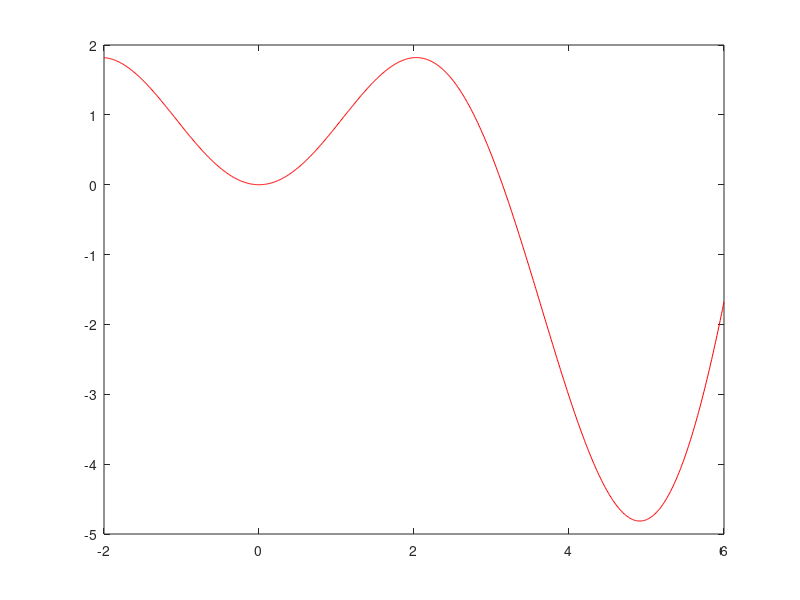
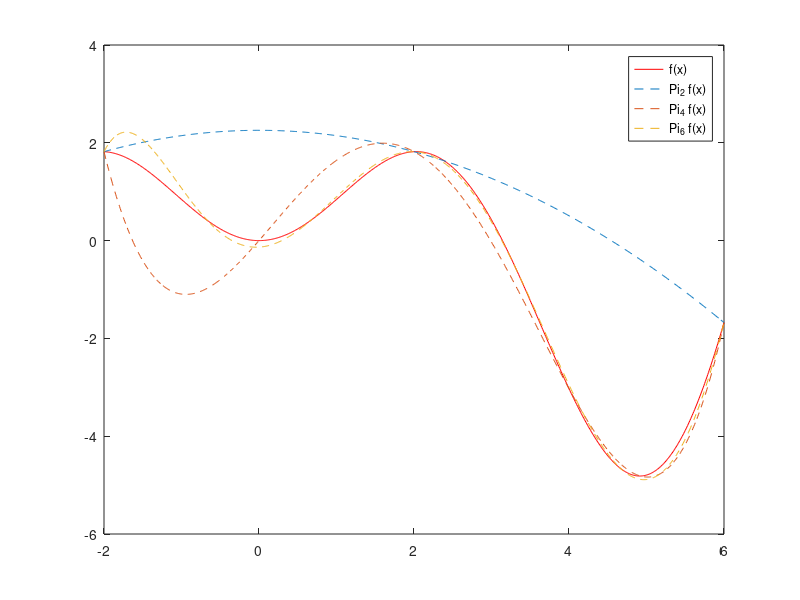
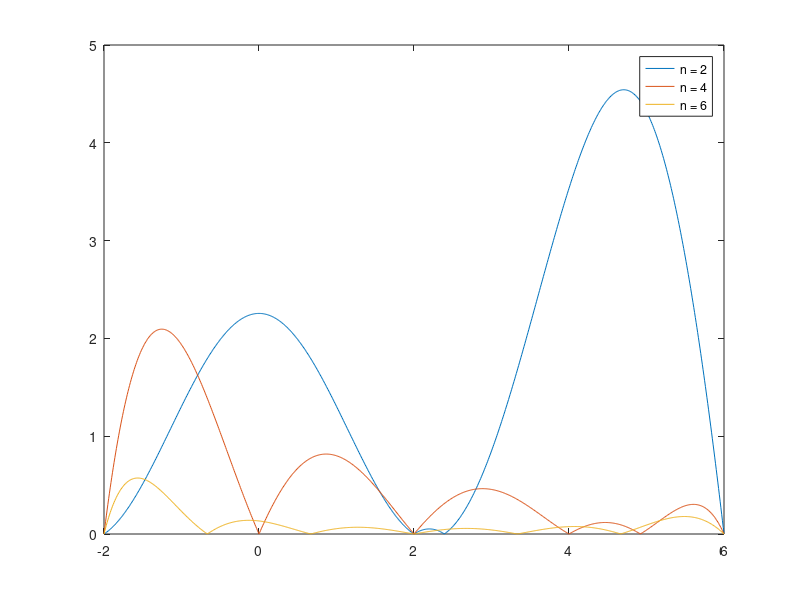

Here is the MATLAB script that generated these plots, in order:
%% ESERCIZIO 3

fun = @(x) x .* sin(x);
a = -2;
b = 6;
x_dis = a:0.01:b;
f_dis = fun(x_dis);

figure(1);
plot(x_dis, f_dis, "r");

PP_dis = [];
err_dis = [];
err_max = [];

for n = 2:2:6
    x_nod = linspace(a, b, n+1);
    f_nod = fun(x_nod);
    P = polyfit(x_nod, f_nod, n);
    poly_dis = polyval(P, x_dis);
    PP_dis = [PP_dis; poly_dis];
    err_dis = [err_dis; abs(f_dis - poly_dis)];
    err_max = [err_max; norm(f_dis - poly_dis, inf)];
end

figure(2);
plot(x_dis, f_dis, "-r", x_dis, PP_dis, "--");
legend("f(x)", "\Pi_2 f(x)", "\Pi_4 f(x)", "Pi_6 f(x)");

% Errori di interpolazione
figure(3);
plot(x_dis, err_dis, "-");
legend("n = 2", "n = 4", "n = 6");